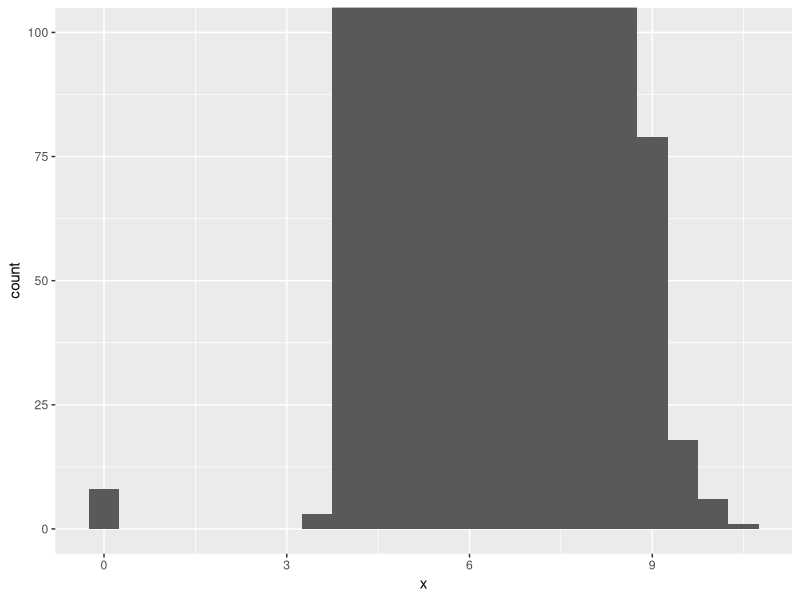
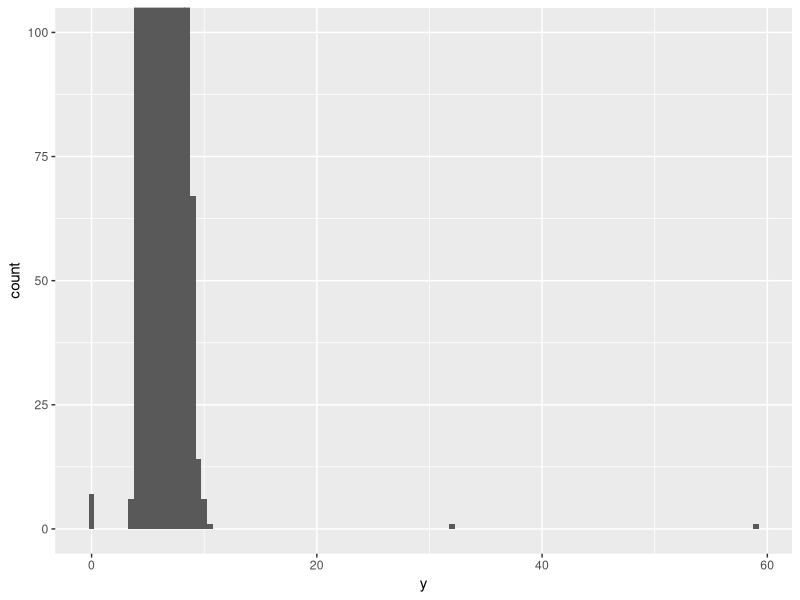
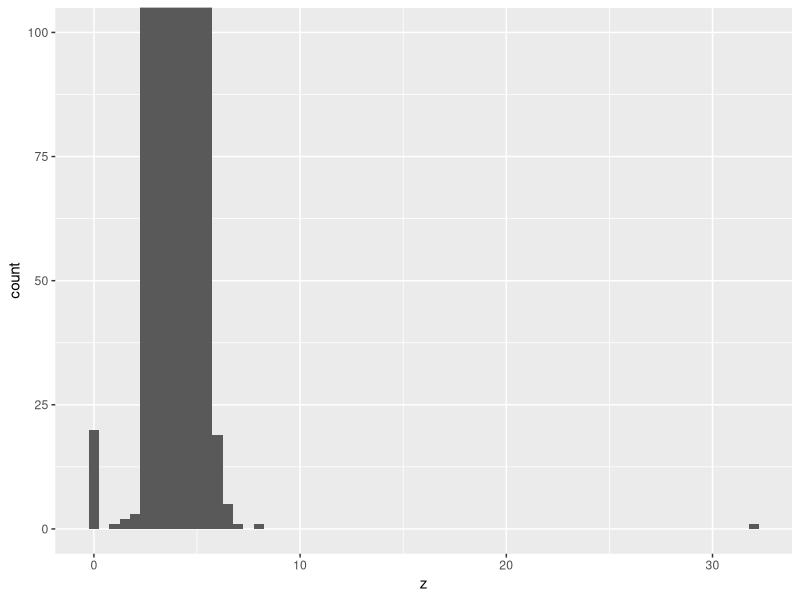
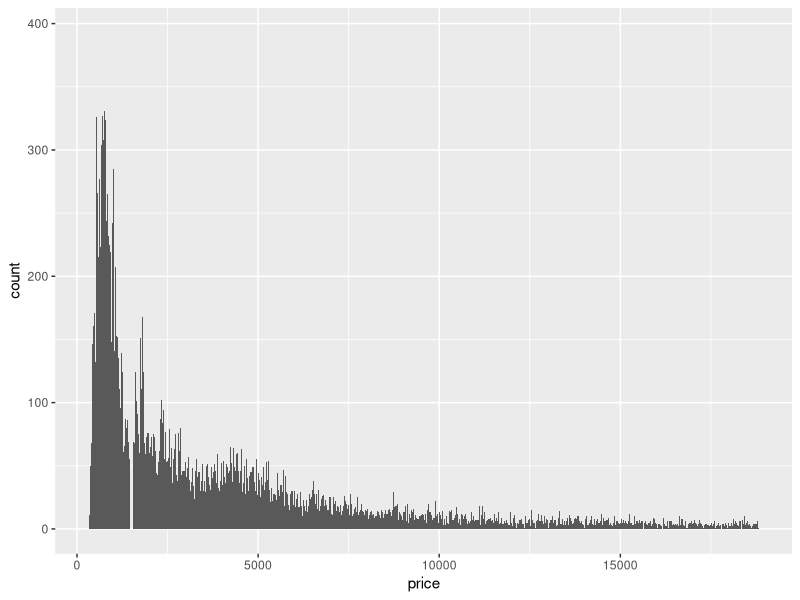
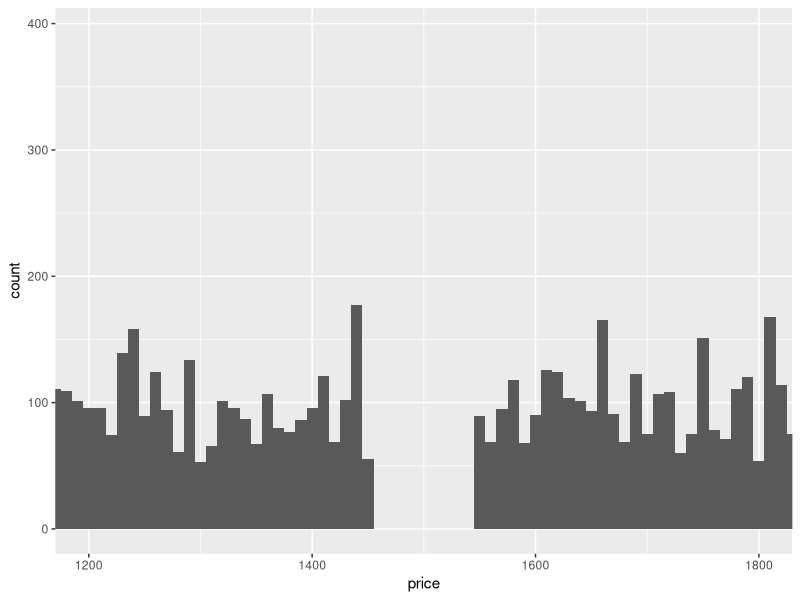
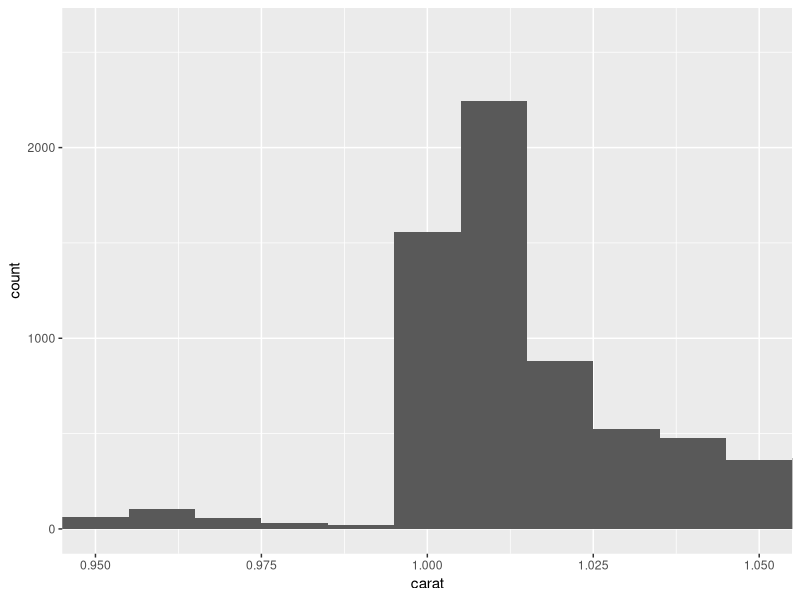
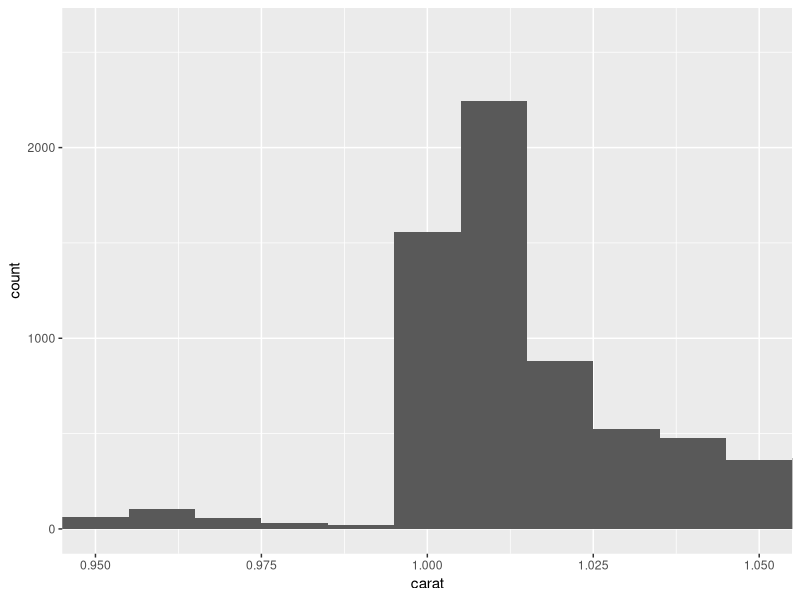
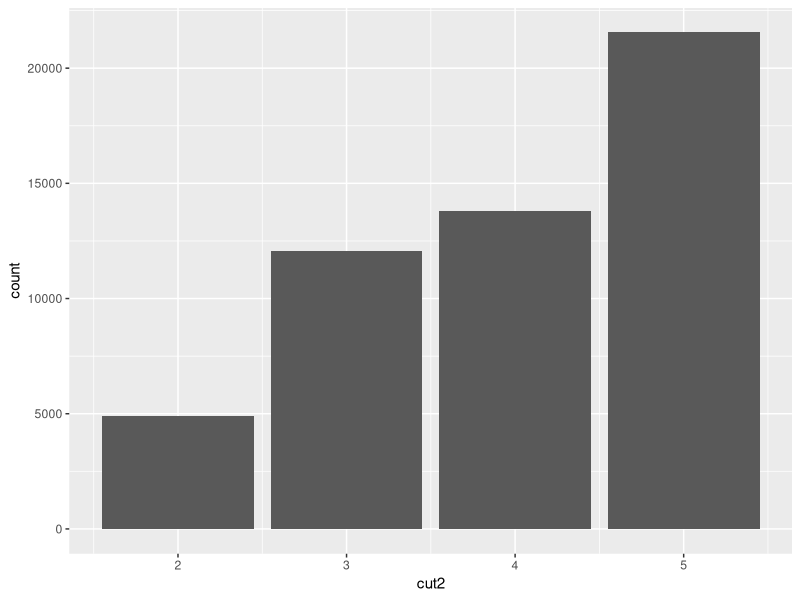

Source code (R) for these figures, in order:
## ---- chunk 1
library(tidyverse)
## ---- chunk 2
head(diamonds)
## ---- chunk 3
ggplot(diamonds) + 
  geom_histogram(mapping = aes(x = x), binwidth = 0.5) +
  coord_cartesian(ylim = c(0,100))

ggplot(diamonds) + 
  geom_histogram(mapping = aes(x = y), binwidth = 0.5) +
  coord_cartesian(ylim = c(0,100))

ggplot(diamonds) + 
  geom_histogram(mapping = aes(x = z), binwidth = 0.5) +
  coord_cartesian(ylim = c(0,100))
## ---- chunk 4
ggplot(diamonds) + 
  geom_histogram(mapping = aes(x = price), binwidth = 10)

#Haciendo Zoom
ggplot(diamonds) + 
  geom_histogram(mapping = aes(x = price), binwidth = 10) +
  coord_cartesian(xlim = c(1200,1800))
## ---- chunk 5
ggplot(diamonds) + 
  geom_histogram(mapping = aes(x = carat), binwidth = 0.01)+
  coord_cartesian(xlim = c(0.95,1.05))

diamonds %>% 
  filter(between(carat, 0.95, 1.05)) %>%
  count(cut_width(carat, 0.01))
## ---- chunk 6
ggplot(diamonds) + 
  geom_histogram(mapping = aes(x = carat), binwidth = 0.01)+
  coord_cartesian(xlim = c(0.95,1.05))
## ---- chunk 7
good_diamonds <- diamonds %>%
  mutate(y = ifelse(y<2 | y>30, NA, y))

na_diamonds <- good_diamonds %>%
  mutate(cut2 = ifelse(cut == "Fair", NA, cut))

na_diamonds
## ---- chunk 8
ggplot(na_diamonds) + 
  geom_bar(mapping = aes(x = cut2))
## ---- chunk 9
ggplot(good_diamonds) + 
  geom_histogram(mapping = aes(x = y), binwidth = 1)
